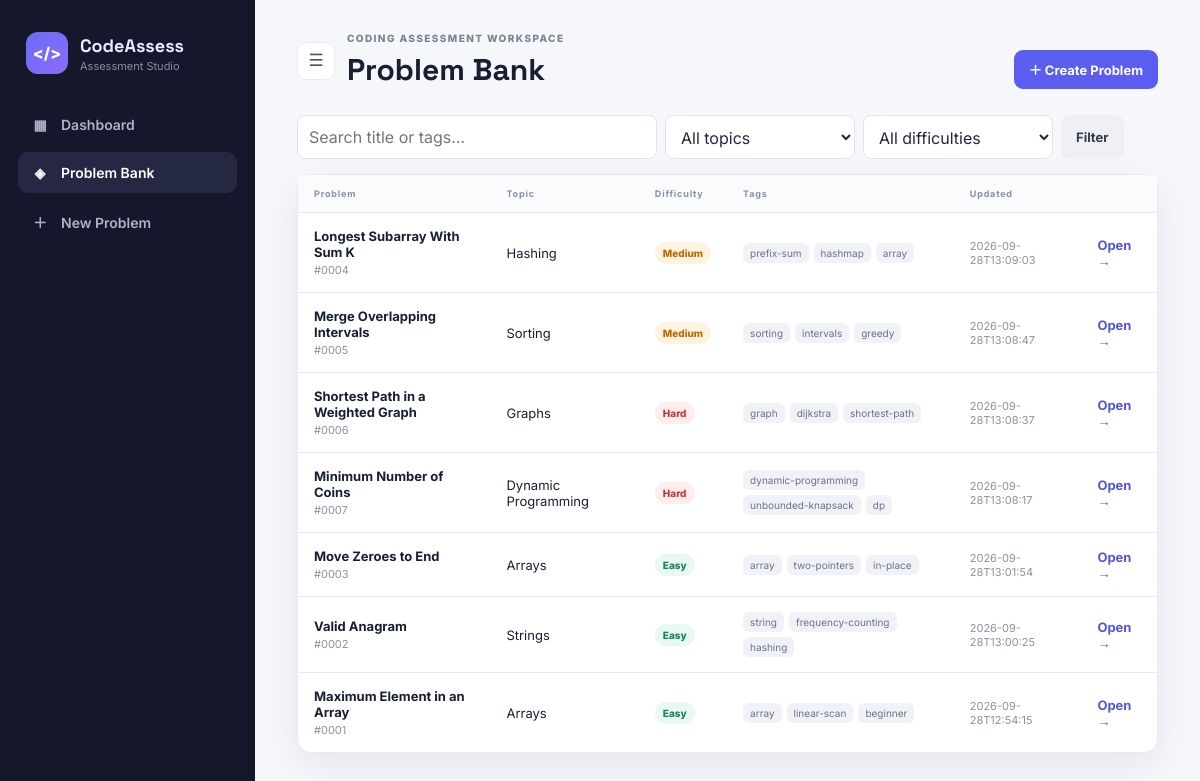
The page /problems on the database its author committed.
### tables this page shows
CREATE TABLE problems (
        id INTEGER PRIMARY KEY AUTOINCREMENT,
        title TEXT NOT NULL,
        statement TEXT NOT NULL,
        input_format TEXT,
        output_format TEXT,
        constraints TEXT,
        examples TEXT,
        explanation TEXT,
        topic TEXT NOT NULL,
        difficulty TEXT NOT NULL,
        tags TEXT,
        time_limit REAL DEFAULT 1.0,
        memory_limit INTEGER DEFAULT 256,
        solution_cpp TEXT,
        solution_python TEXT,
        complexity TEXT,
        created_at TEXT NOT NULL,
        updated_at TEXT NOT NULL
    );

### app.py (the view, shortened to what this page needs)
@app.route("/problems")
def problems():
    q = request.args.get("q", "").strip()
    topic = request.args.get("topic", "").strip()
    difficulty = request.args.get("difficulty", "").strip()
    conn = get_db()
    sql = """
        SELECT *
        FROM problems
        WHERE 1=1
    """
    params = []
    if topic:
        sql += " AND topic=?"
        params.append(topic)
    if difficulty:
        sql += " AND difficulty=?"
        params.append(difficulty)
    sql += """
        ORDER BY updated_at DESC
    """
    rows = conn.execute(
        sql,
        params
    ).fetchall()
    conn.close()
    return render_template(
        "problems.html",
        problems=rows,
        topics=TOPICS,
        difficulties=DIFFICULTIES,
        q=q,
        topic=topic,
        difficulty=difficulty,
    )

### app.py (called while the page is built)
def get_db():
    conn = sqlite3.connect(DB)
    conn.row_factory = sqlite3.Row
    return conn

### templates/problems.html (shortened to what this page needs)
{% extends "base.html" %}
{% block page_heading %}Problem Bank{% endblock %}
{% block content %}
<div class="toolbar">
  <form class="filter-form" method="get">
    <input
      name="q"
      value="{{ q }}"
      placeholder="Search title or tags…"
    >
    <select name="topic">
      <option value="">All topics</option>
    </select>
    <select name="difficulty">
      <option value="">All difficulties</option>
    </select>
    <button class="btn btn-secondary">Filter</button>
  </form>
</div>
<div class="table-card">
  <table>
    <thead>
      <tr>
        <th>Problem</th>
        <th>Topic</th>
        <th>Difficulty</th>
        <th>Tags</th>
        <th>Updated</th>
        <th></th>
      </tr>
    </thead>
    <tbody>
      {% for p in problems %}
        <tr>
          <td>
            <a
              class="problem-title"
              href="{{ url_for('problem_detail', problem_id=p.id) }}"
            >
              {{ p.title }}
            </a>
            <div class="muted">#{{ "%04d"|format(p.id) }}</div>
          </td>
          <td>{{ p.topic }}</td>
          <td>
            <span class="badge {{ p.difficulty|lower }}">
              {{ p.difficulty }}
            </span>
          </td>
          <td>
            <div class="tag-list">
              {% for tag in p.tags.split(',')[:3] if tag.strip() %}
                <span class="tag">{{ tag.strip() }}</span>
              {% endfor %}
            </div>
          </td>
          <td class="muted">{{ p.updated_at }}</td>
          <td>
            <a
              class="row-link"
              href="{{ url_for('problem_detail', problem_id=p.id) }}"
            >
              Open →
            </a>
          </td>
        </tr>
      {% else %}
        <tr>
          <td colspan="6" class="empty">
            No matching problems.
          </td>
        </tr>
      {% endfor %}
    </tbody>
  </table>
</div>
{% endblock %}

### templates/base.html (shortened to what this page needs)
<!doctype html>
<html lang="en">
<head>
    <link rel="stylesheet" href="{{ url_for('static', filename='css/style.css') }}">
</head>
<body>
    <div class="app-shell">
        <aside class="sidebar">
            <div class="brand">
                <div class="brand-mark">&lt;/&gt;</div>
                <div>
                    <div class="brand-name">CodeAssess</div>
                    <div class="brand-sub">Assessment Studio</div>
                </div>
            </div>
            <nav class="nav">
                <a
                    href="{{ url_for('index') }}"
                    class="{{ 'active' if request.endpoint == 'index' else '' }}"
                >
                    <span>▦</span>
                    Dashboard
                </a>
                <a
                    href="{{ url_for('problems') }}"
                    class="{{ 'active' if request.endpoint in ['problems','problem_detail','new_problem','edit_problem'] else '' }}"
                >
                    <span>◈</span>
                    Problem Bank
                </a>
                <a href="{{ url_for('new_problem') }}">
                    <span>＋</span>
                    New Problem
                </a>
            </nav>
        </aside>
        <main class="main">
            <header class="topbar">
                <div class="topbar-left">
                    <button
                        id="sidebarToggleTop"
                        class="sidebar-toggle-top"
                        type="button"
                        aria-label="Hide dashboard panel"
                        title="Hide dashboard panel"
                    >
                    </button>
                    <div>
                        <div class="eyebrow">CODING ASSESSMENT WORKSPACE</div>
                        <h1>
                            {% block page_heading %}Dashboard{% endblock %}
                        </h1>
                    </div>
                </div>
                <a
                    class="btn btn-primary"
                    href="{{ url_for('new_problem') }}"
                >
                    ＋ Create Problem
                </a>
            </header>
            {% block content %}{% endblock %}
        </main>
    </div>
</body>
</html>

### static/css/style.css (style rules this page uses)
:root { --bg: #f5f7fb; --surface: #ffffff; --surface-2: #f8fafc; --text: #172033; --muted: #687386; --line: #e7eaf0; --primary: #5b5cf0; --primary-dark: #4546d9; --dark: #15182b; --green: #16845b; --green-bg: #e9f8f0; --orange: #b66a00; --orange-bg: #fff3df; --red: #bd3b3b; --red-bg: #ffecec; --shadow: 0 12px 35px rgba(30, 35, 70, .07); }
* { box-sizing: border-box; }
body { margin: 0; background: var(--bg); color: var(--text); font-family: Inter, system-ui, sans-serif; }
a { text-decoration: none; color: inherit; }
button, input, select, textarea { font: inherit; }
.app-shell { display: flex; min-height: 100vh; }
.sidebar { width: 255px; background: var(--dark); color: #e8eaff; padding: 24px 18px; display: flex; flex-direction: column; position: fixed; inset: 0 auto 0 0; }
.brand { display: flex; gap: 12px; align-items: center; padding: 8px 8px 30px; }
.brand-mark { width: 42px; height: 42px; border-radius: 12px; background: linear-gradient(135deg, #6b6cf7, #8b6cf8); display: grid; place-items: center; font-weight: 800; color: white; }
.brand-name { font-family: "Space Grotesk"; font-weight: 700; font-size: 18px; }
.brand-sub { font-size: 11px; color: #858aa7; margin-top: 2px; }
.nav { display: grid; gap: 7px; }
.nav a { padding: 12px 13px; border-radius: 10px; color: #aeb3cb; font-size: 14px; font-weight: 600; display: flex; gap: 12px; align-items: center; }
.nav a:hover, .nav a.active { background: #242842; color: #fff; }
.nav a span { width: 18px; text-align: center; }
.main { margin-left: 255px; width: calc(100% - 255px); padding: 32px 42px 60px; }
.topbar { display: flex; justify-content: space-between; align-items: end; margin-bottom: 26px; }
.eyebrow { font-size: 10px; font-weight: 800; letter-spacing: .14em; color: #7a8294; margin-bottom: 6px; }
h1, h2, h3 { font-family: "Space Grotesk", Inter, sans-serif; }
h1 { font-size: 30px; margin: 0; }
.btn { display: inline-flex; align-items: center; justify-content: center; border: 0; border-radius: 9px; padding: 10px 15px; font-weight: 700; font-size: 13px; cursor: pointer; transition: .18s; }
.btn-primary { background: var(--primary); color: white; }
.btn-secondary { background: #eef0f6; color: #32394a; }
.text-link, .row-link { color: #5557db; font-weight: 700; font-size: 13px; }
.table-card, .panel { background: var(--surface); border: 1px solid var(--line); border-radius: 14px; box-shadow: var(--shadow); }
table { width: 100%; border-collapse: collapse; }
th { text-align: left; padding: 13px 16px; background: #fafbfc; color: #8790a2; font-size: 9px; letter-spacing: .09em; }
td { padding: 15px 16px; border-top: 1px solid var(--line); font-size: 13px; vertical-align: middle; }
.problem-title { font-weight: 700; }
.muted { color: #8a92a3; font-size: 11px; margin-top: 3px; }
.badge { display: inline-flex; padding: 5px 8px; border-radius: 999px; font-size: 10px; font-weight: 800; }
.badge.easy { background: var(--green-bg); color: var(--green); }
.badge.medium { background: var(--orange-bg); color: var(--orange); }
.badge.hard { background: var(--red-bg); color: var(--red); }
.tag-list { display: flex; flex-wrap: wrap; gap: 5px; }
.tag { background: #f0f2f7; color: #697286; border-radius: 6px; padding: 4px 7px; font-size: 10px; }
.toolbar { margin-bottom: 15px; }
.filter-form { display: flex; gap: 8px; }
input, select, textarea { width: 100%; border: 1px solid #dfe3eb; background: #fff; border-radius: 8px; padding: 10px 11px; color: #20283a; outline: none; }
.filter-form input { max-width: 360px; }
.filter-form select { max-width: 190px; }
.topbar-left { display: flex; align-items: center; gap: 12px; }
.sidebar-toggle, .sidebar-toggle-top { border: 1px solid var(--line); background: var(--surface); color: #4e5669; width: 38px; height: 38px; border-radius: 9px; display: grid; place-items: center; cursor: pointer; font-size: 17px; line-height: 1; transition: .18s; flex: 0 0 auto; }
.sidebar-toggle-top { display: grid; }

### rows shown on the page
problems: title "Longest Subarray With Sum K", id "0004", topic "Hashing", difficulty "Medium", strip "prefix-sum" "hashmap" "array", updated_at "2026-09-28T13:09:03"
problems: title "Merge Overlapping Intervals", id "0005", topic "Sorting", difficulty "Medium", strip "sorting" "intervals" "greedy", updated_at "2026-09-28T13:08:47"
problems: title "Shortest Path in a Weighted Graph", id "0006", topic "Graphs", difficulty "Hard", strip "graph" "dijkstra" "shortest-path", updated_at "2026-09-28T13:08:37"
problems: title "Minimum Number of Coins", id "0007", topic "Dynamic Programming", difficulty "Hard", strip "dynamic-programming" "unbounded-knapsack" "dp", updated_at "2026-09-28T13:08:17"
problems: title "Move Zeroes to End", id "0003", topic "Arrays", difficulty "Easy", strip "array" "two-pointers" "in-place", updated_at "2026-09-28T13:01:54"
problems: title "Valid Anagram", id "0002", topic "Strings", difficulty "Easy", strip "string" "frequency-counting" "hashing", updated_at "2026-09-28T13:00:25"
problems: title "Maximum Element in an Array", id "0001", topic "Arrays", difficulty "Easy", strip "array" "linear-scan" "beginner", updated_at "2026-09-28T12:54:15"
